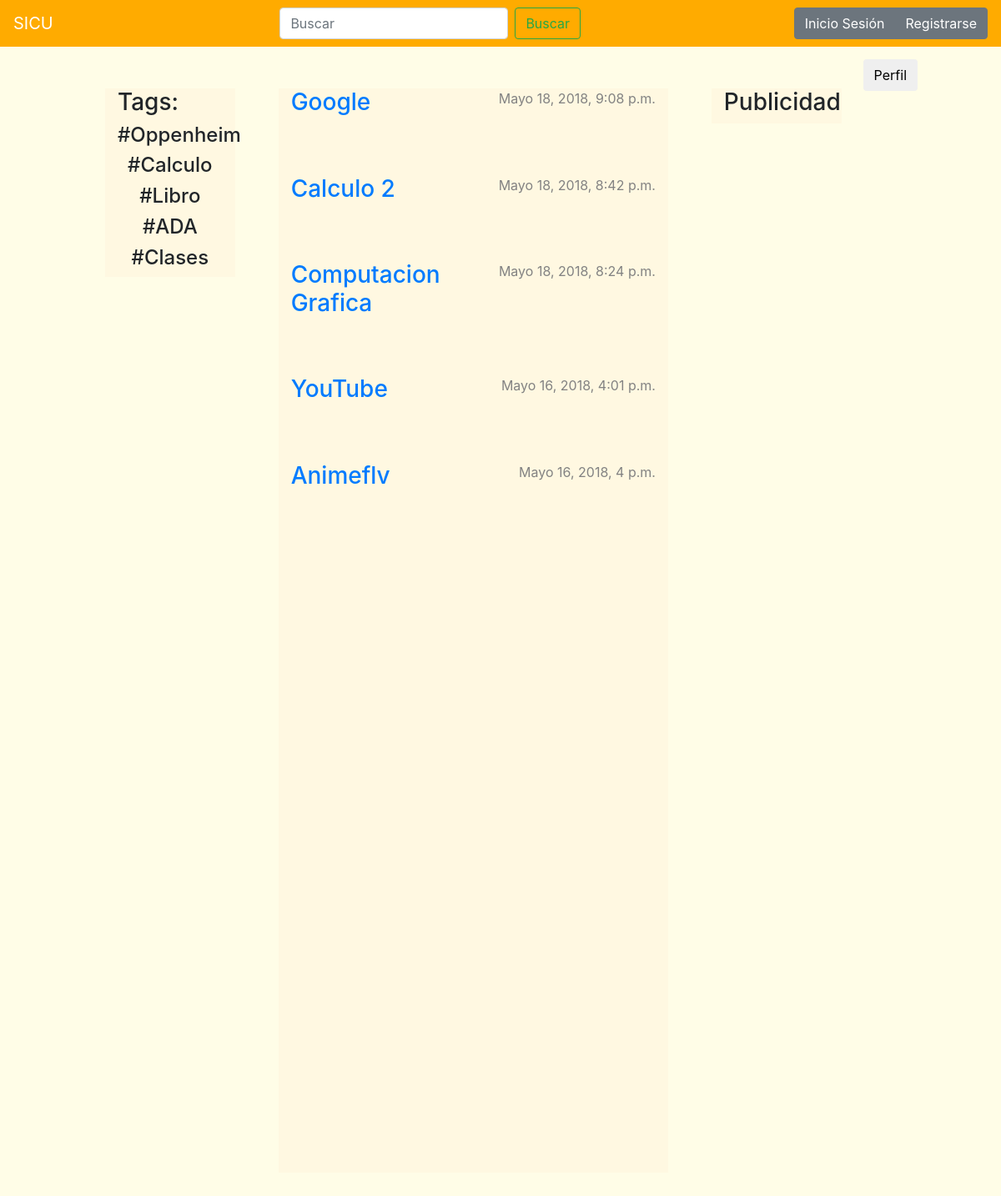
/, run on an earlier commit of the app's database.
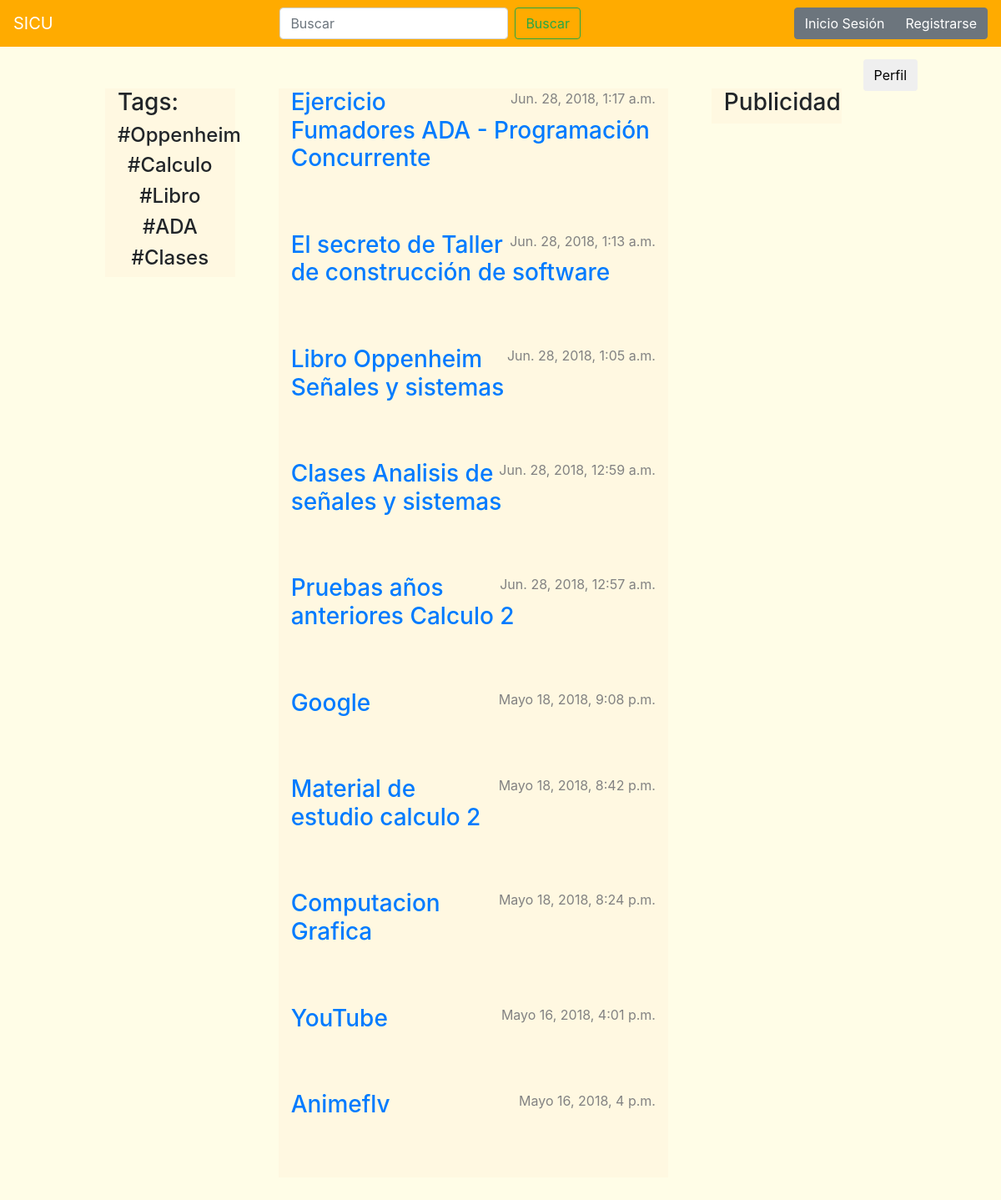
And on a later commit of the database.
### blog/models.py (models this page shows, shortened)
@python_2_unicode_compatible
class Post(models.Model):
    autor = models.ForeignKey('auth.User', on_delete=models.CASCADE)
    titulo = models.CharField(max_length=100)
    descripcion = models.TextField()
    link = models.TextField()
    fecha_creacion = models.DateTimeField(default = timezone.now)

### blog/views.py (the view)
def post_list(request):
    if request.method == 'POST':
    	posts = reversed(Post.objects.filter(titulo__contains=request.POST.get('entrada')))
    else:
    	posts = reversed(Post.objects.filter(fecha_creacion__lte=timezone.now()).order_by('fecha_creacion'))
    return render(request, 'blog/post_list.html', {'posts': posts})

### blog/templates/blog/post_list.html
{% extends 'blog/base.html' %}
 {% block content %}
  {% for post in posts %}
      <div class="post">
          <div class="date">
              {{ post.fecha_creacion }}
          </div>
          <h3><a href="{% url 'post_detail' pk=post.pk %}">{{ post.titulo }}</a></h3>
      </div>
  {% endfor %}
{% endblock %}

What changed in the data, as far as the page shows it:
added Post: fecha_creacion "Jun. 28, 2018, 1:17 a.m.", titulo "Ejercicio Fumadores ADA - Programación Concurrente"
added Post: fecha_creacion "Jun. 28, 2018, 1:13 a.m.", titulo "El secreto de Taller de construcción de software"
added Post: fecha_creacion "Jun. 28, 2018, 1:05 a.m.", titulo "Libro Oppenheim Señales y sistemas"
added Post: fecha_creacion "Jun. 28, 2018, 12:59 a.m.", titulo "Clases Analisis de señales y sistemas"
added Post: fecha_creacion "Jun. 28, 2018, 12:57 a.m.", titulo "Pruebas años anteriores Calculo 2"
changed Post: titulo "Calculo 2" → "Material de estudio calculo 2"
